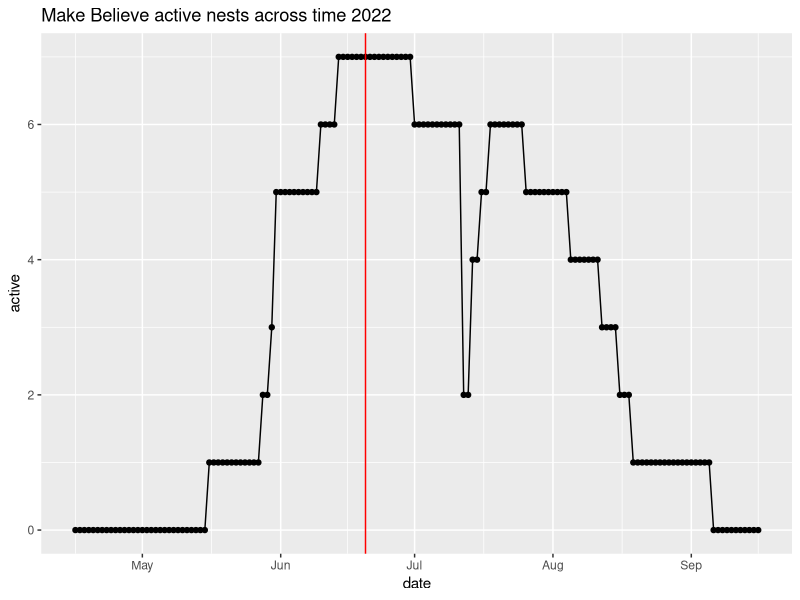
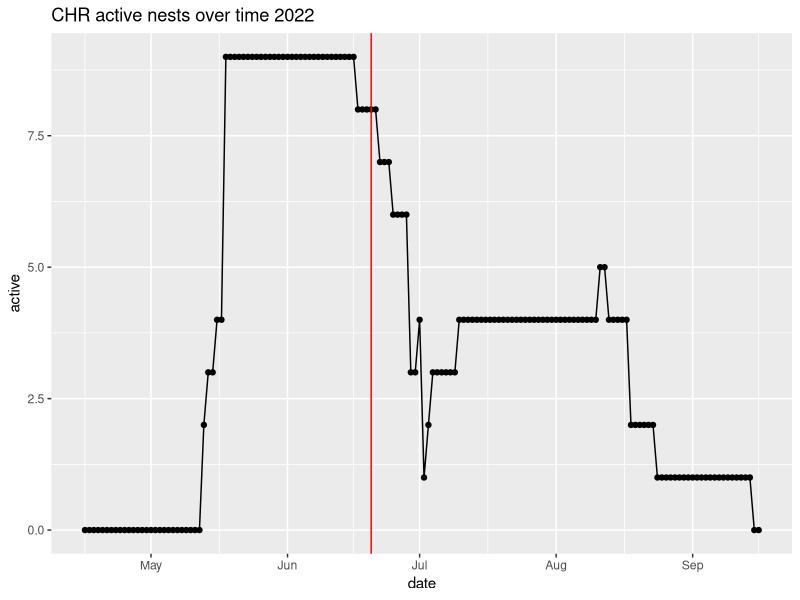
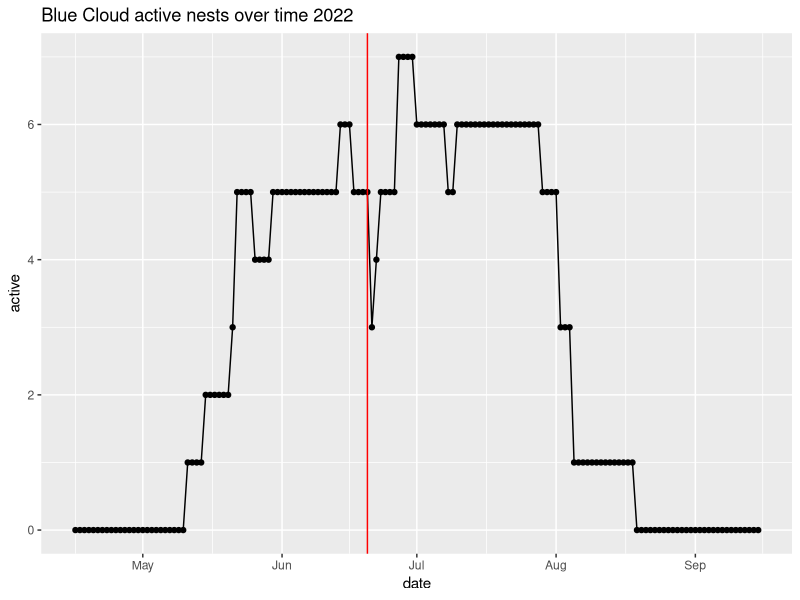
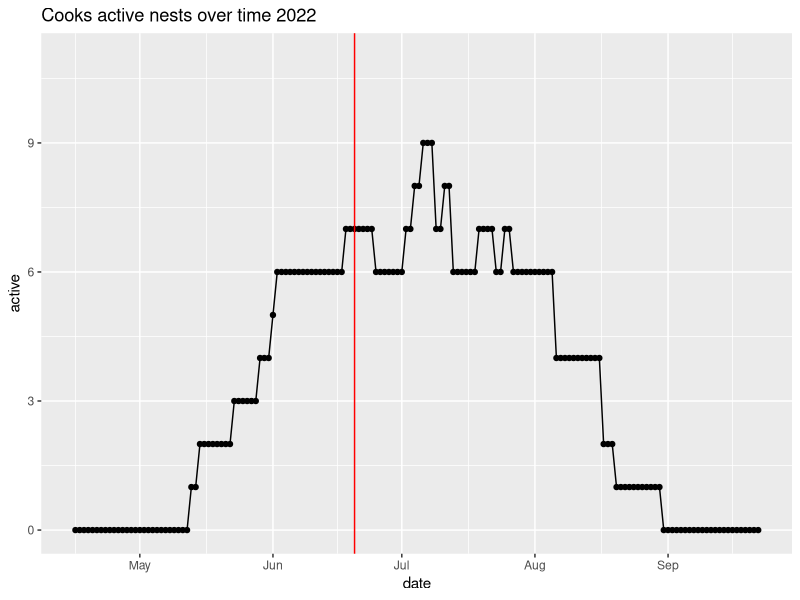
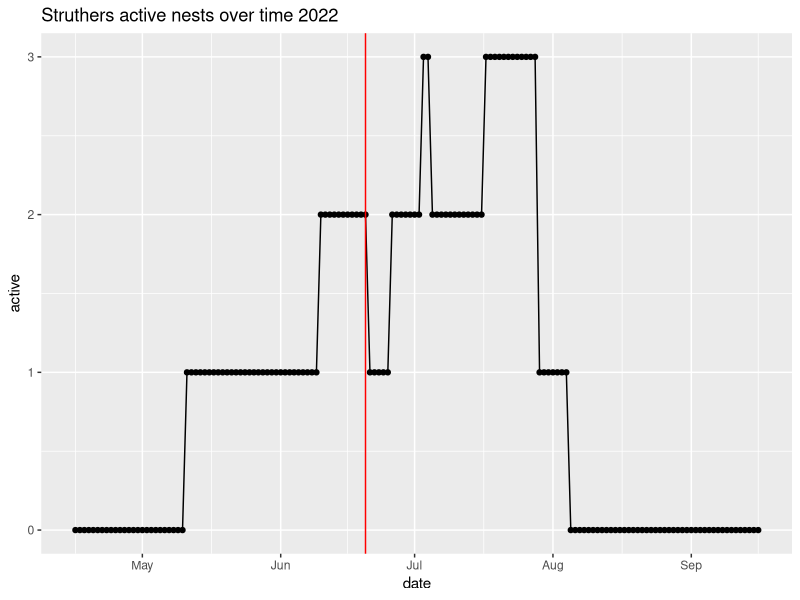
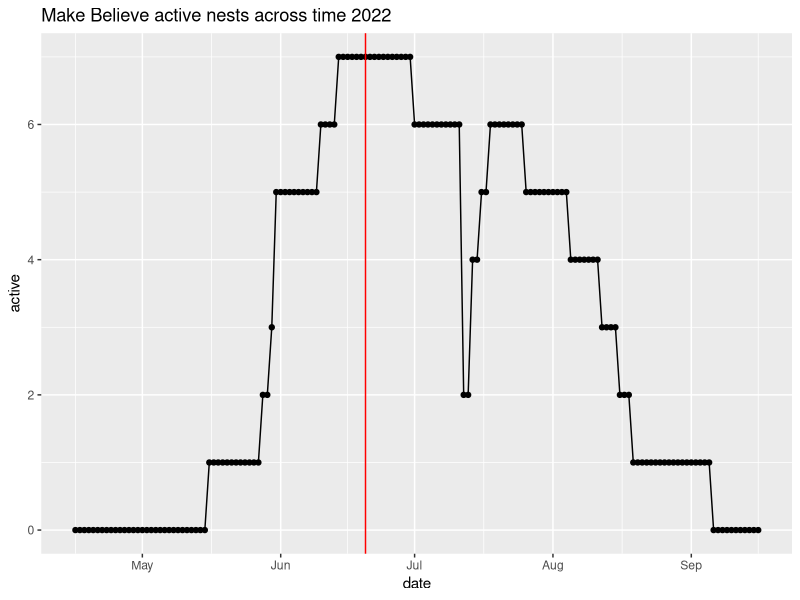
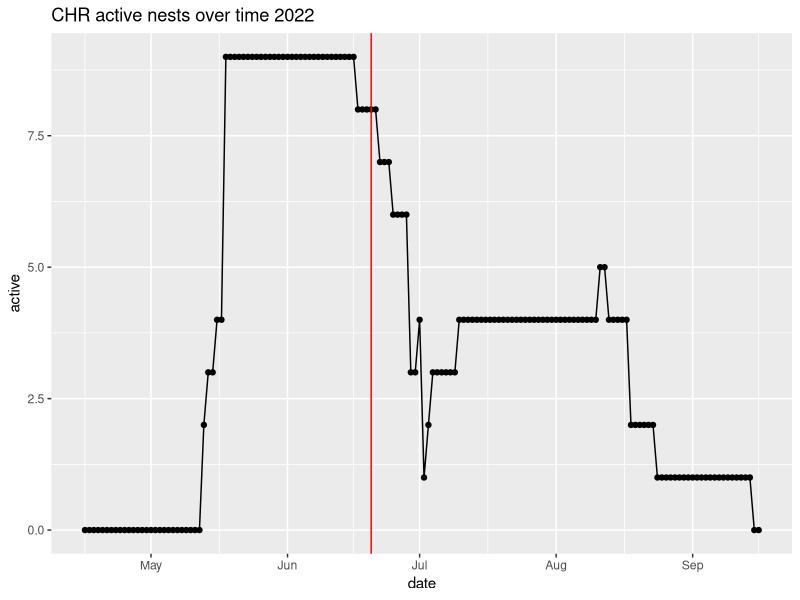
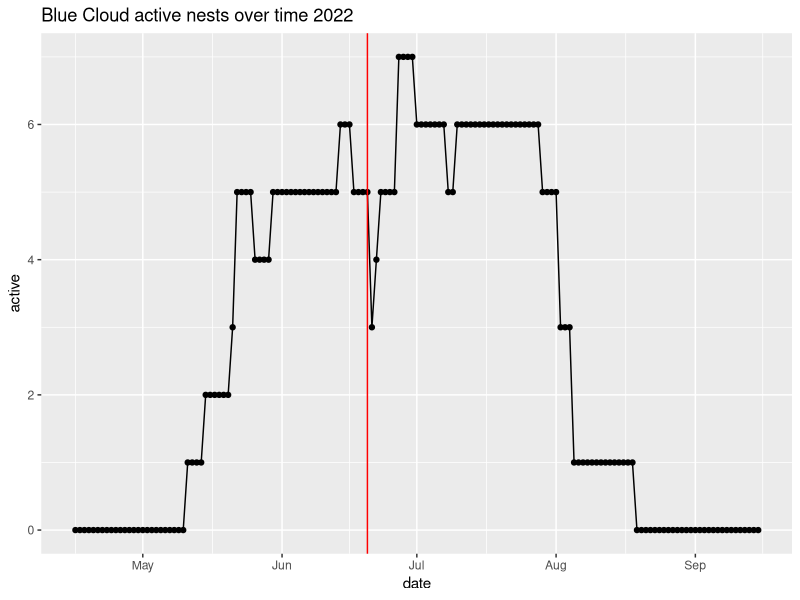

Reproduce these figures in R, in order.

################################################################################
# Script to calculate number of active breeding pairs during first broods
# using Google Sheet nest check data
# Heather Kenny-Duddela
# June 3, 2024
################################################################################

# libraries
library(tidyverse)
library(ggplot2)

# load data
mb <- read.csv("Make Believe 2022_nest check.csv")

# get rid of first and third rows which just indicates which dates were checked
mb2 <- mb[-c(1,3),]

# check cells for "CI" and "X"
active.index <- as.data.frame(which(mb2 == "CI" | 
                                      mb2 == "X", arr.ind = T))

mb.active <- mb2[c(1,unique(active.index$row)),]
colnames(mb.active)[2:155] <- mb.active[1,2:155]

# for each active nest, pull out CI dates and X dates

# storage
dates <- data.frame(nest=NA, CI.date=NA, X.date=NA)

# loop to look through each row

nests <- length(mb.active$Make)-1

for (i in 2:nests) {
  # get CI dates
  index.ci <- which(mb.active[i,] == "CI")
  dates.ci <- colnames(mb.active)[index.ci]
  # get inactive dates
  index.x <- which(mb.active[i,] == "X" | mb.active[i,]=="x")
  dates.x <- colnames(mb.active[index.x])
  # number of needed rows
  size <- length(index.ci)
  
  # fill in storage
  dates.temp <- data.frame(nest=rep(NA,size), CI.date=rep(NA,size), 
                           X.date=rep(NA,size))
  dates.temp$nest <- mb.active[i,1]
  dates.temp$CI.date <- dates.ci
  dates.temp$X.date <- dates.x
  
  # combine with external storage
  dates <- rbind(dates, dates.temp)
}

## Mark active periods for each nest

# dates April 16 to Sep 16 (154 days)

library(lubridate)

days <- ymd("2022-09-16") - ymd("2022-04-16")

# remove extra row from dates
dates2 <- dates[-1,]
dates2$CI.date <- as.Date(as.factor(dates2$CI.date), format="%d-%b-%y")
dates2$X.date <- as.Date(as.factor(dates2$X.date), format="%d-%b-%y")

# make matrix where columns are days and rows are nests
nest.mat <- as.data.frame(matrix(nrow=nests, ncol=155, 0))
colnames(nest.mat) <- c("nest", as.character(seq(ymd("2022-04-16"),
                                                 ymd("2022-09-16"),by=1)))
nest.mat[,1] <- mb.active$Make[2:11]

# fill in cells with 1s for active times for each nest

for (i in 1:length(dates2$nest)) {
  # get start and end dates
  period <- dates2[i, ]
  # get vector of column names (dates)
  mat.colnames <- colnames(nest.mat)
  # get column numbers
  start <- which(mat.colnames == as.character(period$CI.date))
  stop <- which(mat.colnames == as.character(period$X.date))
  # fill in row of nest.mat
  nest.mat[nest.mat$nest == period$nest, start:stop] <- 1
  
}

# get column sums
ColSums <- colSums(nest.mat[,2:155])
# add to nest matrix
nest.mat.sum <- rbind(nest.mat, c(NA, ColSums))

toplot <- data.frame(date = ymd(colnames(nest.mat[-1])),
                        active = ColSums)

# bar plot to see when max number of active nests occur
ggplot(toplot, aes(x=date, y=active)) + geom_point() + geom_line() +
  geom_vline(xintercept = ymd("2022-06-20"), color="red") +
  ggtitle("Make Believe active nests across time 2022")

ggsave("Make Believe active nests over time 2022.png", h=4, w=5)

mb.max <- max(ColSums) # 7 in 1st brood and 7 max

#-------------------------------------------------------------------------------
# Try same process with CHR

chr <- read.csv("Colorado Horse Rescue 2022_nest checks.csv")

# get rid of second row which just indicates which dates were checked
chr2 <- chr[-c(2),]

# check cells for "CI" and "X"
chr.active.index <- as.data.frame(which(chr2 == "CI" | 
                                      chr2 == "X" |
                                        chr2=="x", arr.ind = T))

chr.active <- chr2[c(1,unique(chr.active.index$row)),]
colnames(chr.active)[2:155] <- chr.active[1,2:155]

# remove problem nests, but include them in final count
# nest 36 became active on 7/13/2022
# but then couldn't be checked for the rest of the season
chr.active2 <- subset(chr.active, chr.active$Checked.!="36")


# for each active nest, pull out CI dates and X dates
# storage
chr.dates <- data.frame(nest=NA, CI.date=NA, X.date=NA)

# loop to look through each row

nests.chr <- length(chr.active2$Checked.)-1

for (i in 2:nests) {
  # get CI dates
  index.ci <- which(chr.active2[i,] == "CI")
  dates.ci <- colnames(chr.active2)[index.ci]
  # get inactive dates
  index.x <- which(chr.active2[i,] == "X" | chr.active2[i,]=="x")
  dates.x <- colnames(chr.active2[index.x])
  # number of needed rows
  size <- length(index.ci)
  
  # fill in storage
  dates.temp <- data.frame(nest=rep(NA,size), CI.date=rep(NA,size), 
                           X.date=rep(NA,size))
  dates.temp$nest <- chr.active2[i,1]
  dates.temp$CI.date <- dates.ci
  dates.temp$X.date <- dates.x
  
  # combine with external storage
  chr.dates <- rbind(chr.dates, dates.temp)
}


## Mark active periods for each nest

# dates April 16 to Sep 16 (154 days, inclusive)

# remove extra row from dates
chr.dates2 <- chr.dates[-1,]
chr.dates2$CI.date <- as.Date(as.factor(chr.dates2$CI.date), format="%d-%b-%y")
chr.dates2$X.date <- as.Date(as.factor(chr.dates2$X.date), format="%d-%b-%y")

# make matrix where columns are days and rows are nests
chr.nest.mat <- as.data.frame(matrix(nrow=nests.chr, ncol=155, 0))
colnames(chr.nest.mat) <- c("nest", as.character(seq(ymd("2022-04-16"),
                                                 ymd("2022-09-16"),by=1)))
chr.nest.mat[,1] <- chr.active2$Checked.[2:60]

# fill in cells with 1s for active times for each nest

for (i in 1:length(chr.dates2$nest)) {
  # get start and end dates
  period <- chr.dates2[i, ]
  # get vector of column names (dates)
  mat.colnames <- colnames(chr.nest.mat)
  # get column numbers
  start <- which(mat.colnames == as.character(period$CI.date))
  stop <- which(mat.colnames == as.character(period$X.date))
  # fill in row of nest.mat
  chr.nest.mat[chr.nest.mat$nest == period$nest, start:stop] <- 1
}

# get column sums
chr.ColSums <- colSums(chr.nest.mat[,2:155])
# add to nest matrix
chr.nest.mat.sum <- rbind(chr.nest.mat, c(NA, chr.ColSums))

chr.toplot <- data.frame(date = ymd(colnames(chr.nest.mat[-1])),
                     active = chr.ColSums)

# bar plot to see when max number of active nests occur
ggplot(chr.toplot, aes(x=date, y=active)) + geom_point() + geom_line() +
  geom_vline(xintercept = ymd("2022-06-20"), color="red") +
  ggtitle("CHR active nests over time 2022")

ggsave("CHR active nests over time 2022.png", h=4, w=5)

chr.max <- max(chr.ColSums) # 33 active nests in 1st brood max, 33 max in 2nd
# broods including problem nest 


#-------------------------------------------------------------------------------
# Calculate number of max nests for Blue Cloud

# load Blue Cloud data
bc <- read.csv("Blue Cloud 2022_nest check.csv")

# delete extra row two
bc2 <- bc[-c(2),]

# check cells for "CI" and "X"
bc.active.index <- as.data.frame(which(bc2 == "CI" | 
                                          bc2 == "X" |
                                          bc2=="x", arr.ind = T))

bc.active <- bc2[c(1,unique(bc.active.index$row)),]
colnames(bc.active)[2:154] <- bc.active[1,2:154]

# for each active nest, pull out CI dates and X dates
# storage
bc.dates <- data.frame(nest=NA, CI.date=NA, X.date=NA)

# loop to look through each row

nests.bc <- length(bc.active$Checked.)-1

for (i in 2:nests.bc) {
  # get CI dates
  index.ci <- which(bc.active[i,] == "CI")
  dates.ci <- colnames(bc.active)[index.ci]
  # get inactive dates
  index.x <- which(bc.active[i,] == "X" | bc.active[i,]=="x")
  dates.x <- colnames(bc.active[index.x])
  # number of needed rows
  size <- length(index.ci)
  
  # fill in storage
  dates.temp <- data.frame(nest=rep(NA,size), CI.date=rep(NA,size), 
                           X.date=rep(NA,size))
  dates.temp$nest <- bc.active[i,1]
  dates.temp$CI.date <- dates.ci
  dates.temp$X.date <- dates.x
  
  # combine with external storage
  bc.dates <- rbind(bc.dates, dates.temp)
}


## Mark active periods for each nest

# dates April 16 to Sep 15 (153 days, inclusive)

# remove extra row from dates
bc.dates2 <- bc.dates[-1,]
bc.dates2$CI.date <- as.Date(as.factor(bc.dates2$CI.date), format="%d-%b-%y")
bc.dates2$X.date <- as.Date(as.factor(bc.dates2$X.date), format="%d-%b-%y")

# make matrix where columns are days and rows are nests
bc.nest.mat <- as.data.frame(matrix(nrow=nests.bc, ncol=154, 0))
colnames(bc.nest.mat) <- c("nest", as.character(seq(ymd("2022-04-16"),
                                                     ymd("2022-09-15"),by=1)))
bc.nest.mat[,1] <- bc.active$Checked.[2:13]

# fill in cells with 1s for active times for each nest

for (i in 1:length(bc.dates2$nest)) {
  # get start and end dates
  period <- bc.dates2[i, ]
  # get vector of column names (dates)
  mat.colnames <- colnames(bc.nest.mat)
  # get column numbers
  start <- which(mat.colnames == as.character(period$CI.date))
  stop <- which(mat.colnames == as.character(period$X.date))
  # fill in row of nest.mat
  bc.nest.mat[bc.nest.mat$nest == period$nest, start:stop] <- 1
}

# get column sums
bc.ColSums <- colSums(bc.nest.mat[,2:154])
# add to nest matrix
bc.nest.mat.sum <- rbind(bc.nest.mat, c(NA, bc.ColSums))

bc.toplot <- data.frame(date = ymd(colnames(bc.nest.mat[-1])),
                         active = bc.ColSums)

# bar plot to see when max number of active nests occur
ggplot(bc.toplot, aes(x=date, y=active)) + geom_point() + geom_line() +
  geom_vline(xintercept = ymd("2022-06-20"), color="red") +
  ggtitle("Blue Cloud active nests over time 2022")

ggsave("Blud Cloud active nests over time 2022.png", h=4, w=5)

bc.max <- max(bc.ColSums) # BC 6 active nests in 1st broods, 7 active nest max
# 7 pairs total - 3 in main barn, one in back stall, one in trailer, one in gazebo,
# one in wash room

#-------------------------------------------------------------------------------
# Calculate max number of active nests for Cooks

# load cooks data
cook <- read.csv("Cooks 2022_nest check.csv")

# delete extra row two
cook2 <- cook[-c(2),]

# check cells for "CI" and "X"
cook.active.index <- as.data.frame(which(cook2 == "CI" | 
                                         cook2 == "X" |
                                         cook2=="x", arr.ind = T))

cook.active <- cook2[c(1,unique(cook.active.index$row)),]
colnames(cook.active)[2:155] <- cook.active[1,2:155]

# for each active nest, pull out CI dates and X dates
# storage
cook.dates <- data.frame(nest=NA, CI.date=NA, X.date=NA)

# loop to look through each row

nests.cook <- length(cook.active$Checked.)-1

for (i in 2:nests.cook) {
  # get CI dates
  index.ci <- which(cook.active[i,] == "CI")
  dates.ci <- colnames(cook.active)[index.ci]
  # get inactive dates
  index.x <- which(cook.active[i,] == "X" | cook.active[i,]=="x")
  dates.x <- colnames(cook.active[index.x])
  # number of needed rows
  size <- length(index.ci)
  
  # fill in storage
  dates.temp <- data.frame(nest=rep(NA,size), CI.date=rep(NA,size), 
                           X.date=rep(NA,size))
  dates.temp$nest <- cook.active[i,1]
  dates.temp$CI.date <- dates.ci
  dates.temp$X.date <- dates.x
  
  # combine with external storage
  cook.dates <- rbind(cook.dates, dates.temp)
}


## Mark active periods for each nest

# dates April 16 to Sep 22 (160 days, inclusive)

# remove extra row from dates
cook.dates2 <- cook.dates[-1,]
cook.dates2$CI.date <- as.Date(as.factor(cook.dates2$CI.date), format="%d-%b-%y")
cook.dates2$X.date <- as.Date(as.factor(cook.dates2$X.date), format="%d-%b-%y")

# make matrix where columns are days and rows are nests
cook.nest.mat <- as.data.frame(matrix(nrow=nests.cook, ncol=161, 0))
colnames(cook.nest.mat) <- c("nest", as.character(seq(ymd("2022-04-16"),
                                                    ymd("2022-09-22"),by=1)))
cook.nest.mat[,1] <- cook.active$Checked.[2:16]

# fill in cells with 1s for active times for each nest

for (i in 1:length(cook.dates2$nest)) {
  # get start and end dates
  period <- cook.dates2[i, ]
  # get vector of column names (dates)
  mat.colnames <- colnames(cook.nest.mat)
  # get column numbers
  start <- which(mat.colnames == as.character(period$CI.date))
  stop <- which(mat.colnames == as.character(period$X.date))
  # fill in row of nest.mat
  cook.nest.mat[cook.nest.mat$nest == period$nest, start:stop] <- 1
}

# get column sums
cook.ColSums <- colSums(cook.nest.mat[,2:161])
# add to nest matrix
cook.nest.mat.sum <- rbind(cook.nest.mat, c(NA, cook.ColSums))

cook.toplot <- data.frame(date = ymd(colnames(cook.nest.mat[-1])),
                        active = cook.ColSums)

# bar plot to see when max number of active nests occur
ggplot(cook.toplot, aes(x=date, y=active)) + geom_point() + geom_line() +
  geom_vline(xintercept = ymd("2022-06-20"), color="red") +
  ggtitle("Cooks active nests over time 2022") + ylim(0,11)

ggsave("Cooks active nests over time 2022.png", h=4, w=5)

cook.max <- max(cook.ColSums) # 7 active nests in 1st brood, 9 total

#-------------------------------------------------------------------------------
# Calculate group size for Struthers

# load data
st <- read.csv("Struthers 2022_nest check.csv")

# delete extra row two
st2 <- st[-c(2),]

# check cells for "CI" and "X"
st.active.index <- as.data.frame(which(st2 == "CI" | 
                                           st2 == "X" |
                                           st2=="x", arr.ind = T))

st.active <- st2[c(1,unique(st.active.index$row)),]
colnames(st.active)[2:155] <- st.active[1,2:155]

# for each active nest, pull out CI dates and X dates
# storage
st.dates <- data.frame(nest=NA, CI.date=NA, X.date=NA)

# loop to look through each row

nests.st <- length(st.active$Checked.)-1

for (i in 2:nests.st) {
  # get CI dates
  index.ci <- which(st.active[i,] == "CI")
  dates.ci <- colnames(st.active)[index.ci]
  # get inactive dates
  index.x <- which(st.active[i,] == "X" | st.active[i,]=="x")
  dates.x <- colnames(st.active[index.x])
  # number of needed rows
  size <- length(index.ci)
  
  # fill in storage
  dates.temp <- data.frame(nest=rep(NA,size), CI.date=rep(NA,size), 
                           X.date=rep(NA,size))
  dates.temp$nest <- st.active[i,1]
  dates.temp$CI.date <- dates.ci
  dates.temp$X.date <- dates.x
  
  # combine with external storage
  st.dates <- rbind(st.dates, dates.temp)
}


## Mark active periods for each nest

# dates April 16 to Sep 16 (154 days, inclusive)

# remove extra row from dates
st.dates2 <- st.dates[-1,]
st.dates2$CI.date <- as.Date(as.factor(st.dates2$CI.date), format="%d-%b-%y")
st.dates2$X.date <- as.Date(as.factor(st.dates2$X.date), format="%d-%b-%y")

# make matrix where columns are days and rows are nests
st.nest.mat <- as.data.frame(matrix(nrow=nests.st, ncol=155, 0))
colnames(st.nest.mat) <- c("nest", as.character(seq(ymd("2022-04-16"),
                                                      ymd("2022-09-16"),by=1)))
st.nest.mat[,1] <- st.active$Checked.[2:6]

# fill in cells with 1s for active times for each nest

for (i in 1:length(st.dates2$nest)) {
  # get start and end dates
  period <- st.dates2[i, ]
  # get vector of column names (dates)
  mat.colnames <- colnames(st.nest.mat)
  # get column numbers
  start <- which(mat.colnames == as.character(period$CI.date))
  stop <- which(mat.colnames == as.character(period$X.date))
  # fill in row of nest.mat
  st.nest.mat[st.nest.mat$nest == period$nest, start:stop] <- 1
}

# get column sums
st.ColSums <- colSums(st.nest.mat[,2:155])
# add to nest matrix
st.nest.mat.sum <- rbind(st.nest.mat, c(NA, st.ColSums))

st.toplot <- data.frame(date = ymd(colnames(st.nest.mat[-1])),
                          active = st.ColSums)

# bar plot to see when max number of active nests occur
ggplot(st.toplot, aes(x=date, y=active)) + geom_point() + geom_line() +
  geom_vline(xintercept = ymd("2022-06-20"), color="red") +
  ggtitle("Struthers active nests over time 2022")

ggsave("Struthers active nests over time 2022.png", h=4, w=5)

st.max <- max(st.ColSums) # 2 in 1st broods, 3 total

#-------------------------------------------------------------------------------
# Group size for Urban Farm Girlz

# Only 2 active nests, 5 birds banded, 2 pairs. No need to look at overlap of active nests


